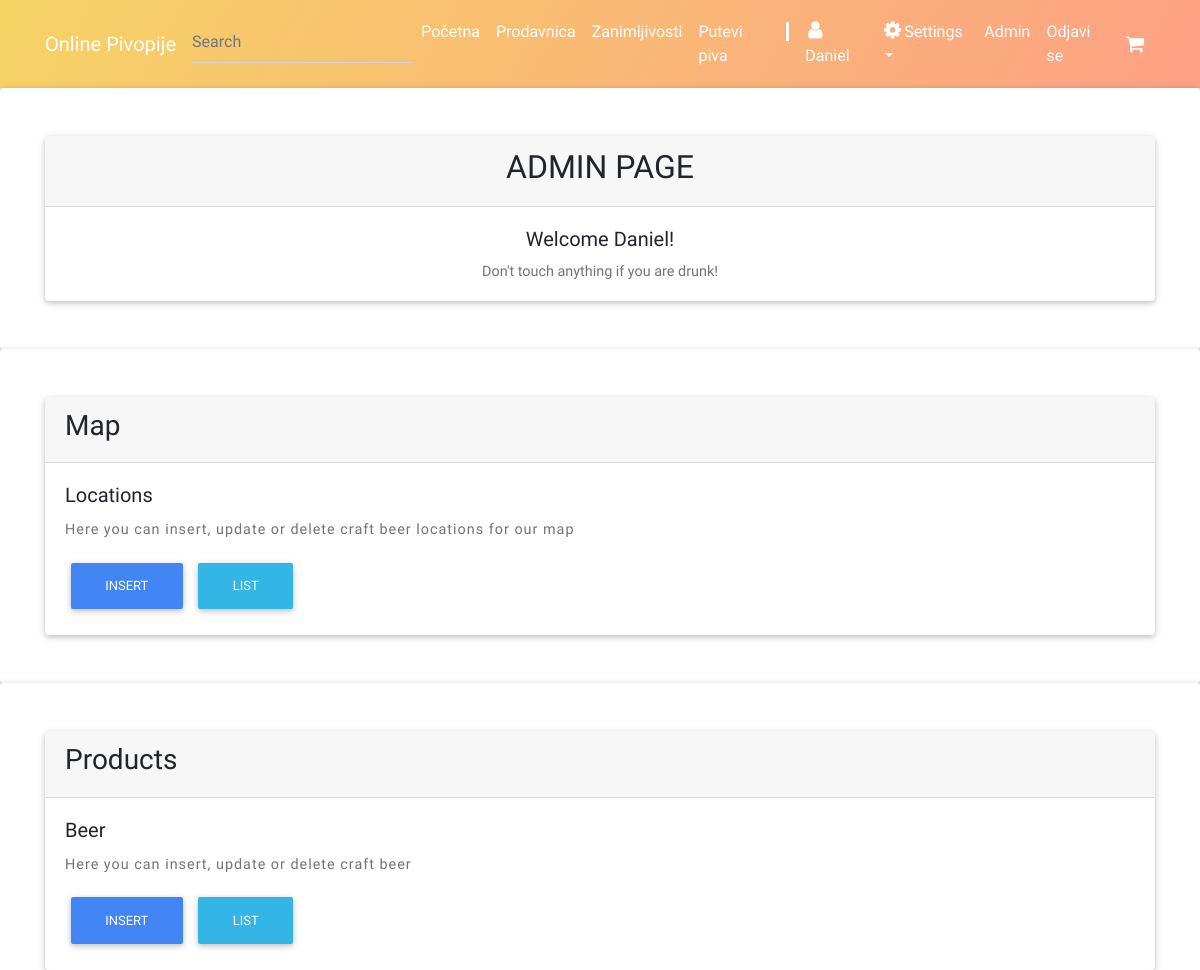
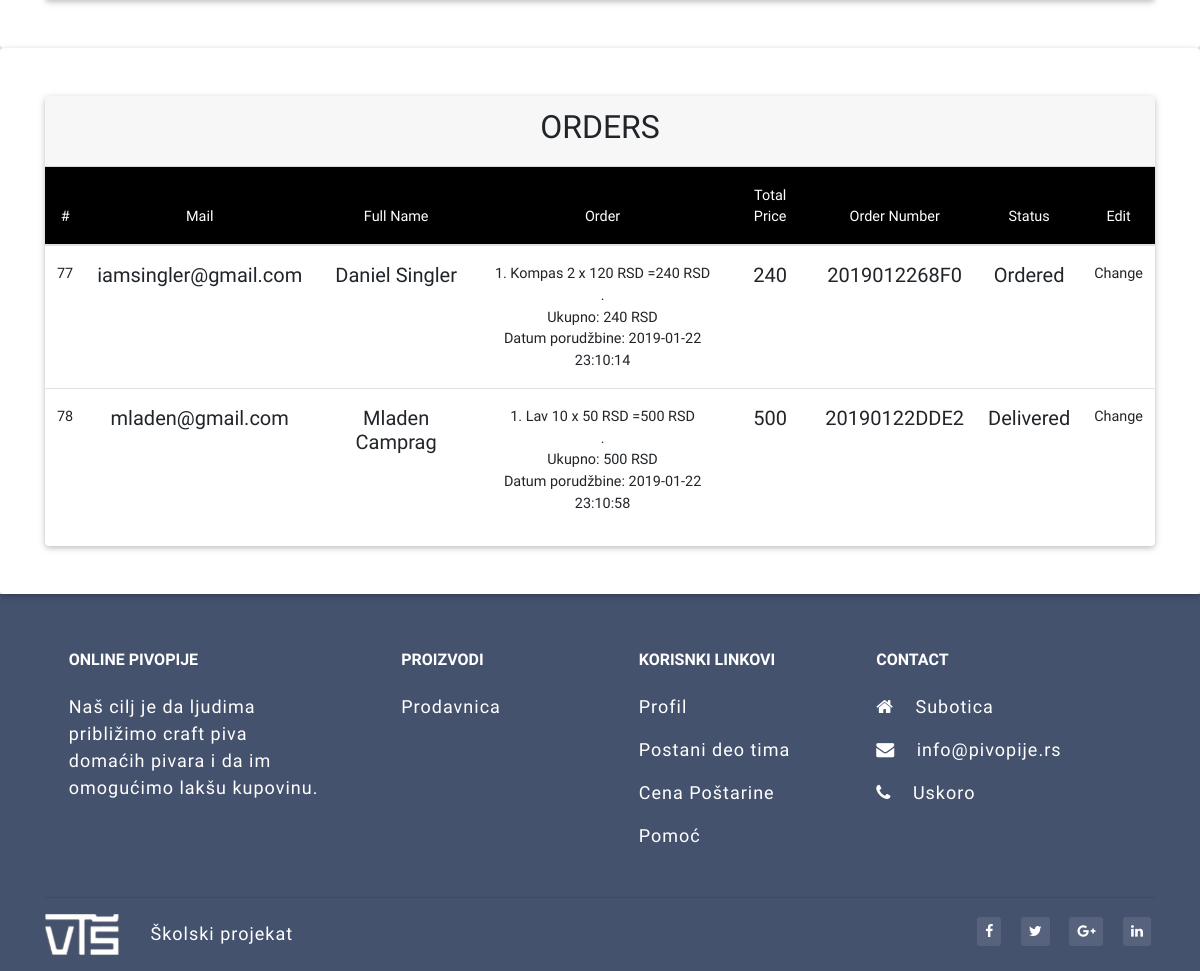
/admin.php (signed in), run on the app's committed database (2 pictures, top to bottom).
### tables this page shows
CREATE TABLE IF NOT EXISTS `users` (
  `id_user` int(11) NOT NULL AUTO_INCREMENT,
  `firstname` varchar(20) NOT NULL,
  `lastname` varchar(20) NOT NULL,
  `username` varchar(20) NOT NULL,
  `password` varchar(64) NOT NULL,
  `email` varchar(150) NOT NULL,
  `salt` varchar(32) NOT NULL,
  `joined` datetime NOT NULL,
  `photo` varchar(255) NOT NULL DEFAULT 'user.png',
  `group` int(11) NOT NULL,
  PRIMARY KEY (`id_user`)
);

CREATE TABLE IF NOT EXISTS `cart_order` (
  `id_cart_order` int(11) NOT NULL AUTO_INCREMENT,
  `id_user` int(11) NOT NULL,
  `date_time` datetime NOT NULL,
  `order_text` text,
  `total_price` float DEFAULT NULL,
  `status` enum('Ordered','In Progress','Delivered','') NOT NULL,
  `order_number` varchar(255) NOT NULL,
  PRIMARY KEY (`id_cart_order`),
  KEY `id_user` (`id_user`)
);

### classes/DB.php (called while the page is built, shortened)
<?php
class DB{
    private static $_instance = null;
    private $_pdo,
            $_query,
            $_error = false,
            $_results,
            $_count = 0;
    private function __construct(){
        try{
            $this ->_pdo = new PDO('mysql:host='.Config::get('mysql/host') . ';dbname=' . Config::get('mysql/db').";".Config::get('mysql/charset'),  Config::get('mysql/username'),Config::get('mysql/password'));
        }catch (PDOException $e){
            die($e->getMessage());
        }
    }
    public static function getInstance (){
        if(!isset(self::$_instance)){
            self::$_instance = new DB();
        }
        return self::$_instance;
    }
    public function query($sql, $params = array()){
        $this->_error = false;
        if($this->_query = $this->_pdo->prepare($sql)) {
            $x = 1;
            if (count($params)) {
                foreach ($params as $param) {
                    $this->_query->bindValue($x, $param);
                    $x++;
                }
            }
            if ($this->_query->execute()) {
                $this->_results = $this->_query->fetchAll(PDO::FETCH_OBJ);
                $this->_count = $this->_query->rowCount();
            } else {
                $this->_error = true;
            }
        }
        return $this;
    }
    public function action($action, $table, $where = array()){
        if(count($where) === 3){
            $operators = array('=', '!=', '>', '<', '>=', '<=');
            $field      = $where[0];
            $operator   = $where[1];
            $value      = $where[2];
            if(in_array($operator, $operators)){
                $sql = "{$action} FROM {$table} WHERE {$field} {$operator} ?";
                if(!$this->query($sql, array($value))->error()){
                    return $this;
                }
            }
        }
        return false;
    }
    public  function get($table, $where){
        return $this->action('SELECT *', $table, $where);
    }
    public function results(){
        return $this->_results;
    }
    public function first(){
        return $this->results()[0];
    }
    public function error(){
        return $this->_error;
    }
    public function count(){
        return $this -> _count;
    }
}

### classes/Config.php (called while the page is built)
<?php
class Config {
    public static function get($path = null){
        if($path){
            $config = $GLOBALS['config'];
            $path = explode('/', $path);
            foreach ($path as $bit){
                if(isset($config[$bit])){
                    $config = $config[$bit];
                }
            }
            return $config;
        }
        return false;
    }
}

### classes/User.php (called while the page is built, shortened)
<?php
class User{
    private $_db,
            $_data,
            $_sessionName,
            $_cookieName,
            $_isLoggedIn;
    public function  __construct($user = null){
        $this->_db = DB::getInstance();
        $this->_sessionName = Config::get('session/session_name');
        if(!$user){
            if(Session::exists($this->_sessionName)){
                $user = Session::get($this->_sessionName);
                if($this->find($user)){
                    $this->_isLoggedIn = true;
                }
            }
        }else{
            $this->find($user);
        }
    }
    public function find($user = null){
        if($user){
            $field = (is_numeric($user)) ? 'id_user' : 'email';
            $data = $this->_db->get('users',array($field, '=', $user));
            if($data->count()){
                $this->_data = $data->first();
                return true;
            }
        }
        return false;
    }
    public function hasPermission($key){
        $group = $this->_db->get('groups',array('id', '=', $this->data()->group));
        if($group->count()){
            $permissions = json_decode($group->first()->permissions, true);
            if($permissions[$key] == true){
                return true;
            }
        }
        return false;
    }
    public function data(){
        return $this->_data;
    }
    public function isLoggedIn(){
        return $this->_isLoggedIn;
    }
}

### classes/Session.php (called while the page is built, shortened)
<?php
class Session{
    public static function exists($name){
        return (isset($_SESSION[$name])) ? true : false;
    }
    public static function get($name){
        return $_SESSION[$name];
    }
}

### classes/Mobile.php (called while the page is built, shortened)
<?php
 class Mobile{
     private $mobile;
     public function isAndroidApp() {
         return $this -> mobile;
     }
 }

### functions/sanitize.php (called while the page is built)
<?php
function escape($string){
    return htmlentities($string, ENT_QUOTES, 'UTF-8');
}

### admin/admin_content.php (the view, shortened to what this page needs)
<?php
$username = $user -> data() -> username;
?>
<div class="card card-cascade wider reverse pt-5 text-center" >
    <div class="container pb-5">
        <div class="card animated fadeInDown">
            <div class="card-header">
                <h2>ADMIN PAGE</h2>
            </div>
            <div class="card-body">
                <h5 class="card-title">Welcome <?php echo $username ?>!</h5>
                <h3 class="card-text">Don't touch anything if you are drunk!</h3>
            </div>
        </div>
    </div>
</div>
<div class="card card-cascade wider reverse pt-5" >
    <div class="container pb-5">
        <div class="card animated fadeInUp">
            <div class="card-header">
                <h3>Map</h3>
            </div>
            <div class="card-body">
                <h5 class="card-title">Locations</h5>
                <p class="card-text">Here you can insert, update or delete craft beer locations for our map</p>
                <button type="button" class="btn btn-primary" data-toggle="modal" data-target="#insertLocationModal">Insert</button>
                <button type="button" id="listLocations" class="btn btn-info">List</button>
            </div>
        </div>
    </div>
</div>
<div class="card card-cascade wider reverse pt-5" >
    <div class="container pb-5">
        <div class="card animated fadeInUp">
            <div class="card-header">
                <h3>Products</h3>
            </div>
            <div class="card-body">
                <h5 class="card-title">Beer</h5>
                <p class="card-text">Here you can insert, update or delete craft beer</p>
                <button type="button" class="btn btn-primary" data-toggle="modal" data-target="#insertBeerModal">Insert</button>
                <button type="button" id="listBeers" class="btn btn-info">List</button>
            </div>
        </div>
    </div>
</div>
<div class="card card-cascade wider reverse pt-5 text-center" >
    <div class="container pb-5">
        <div class="card animated fadeInDown">
            <div class="card-header">
                <h2>ORDERS</h2>
            </div>
            <div class="table-responsive">
                <table class="table">
                    <thead class="black white-text">
                    <tr>
                        <th scope="col">#</th>
                        <th scope="col">Mail</th>
                        <th scope="col">Full Name</th>
                        <th scope="col">Order</th>
                        <th scope="col">Total Price</th>
                        <th scope="col">Order Number</th>
                        <th scope="col">Status</th>
                        <th>Edit</th>
                    </tr>
                    </thead>
                    <tbody>
                <?php
                $stmt = $con ->prepare("SELECT users.firstname, users.lastname, users.email,cart_order.order_text, cart_order.total_price, cart_order.id_cart_order, cart_order.status, cart_order.order_number FROM users LEFT JOIN cart_order ON users.id_user = cart_order.id_user");
                $stmt-> execute();
                if($stmt ->rowCount() > 0){
                    while ($row = $stmt ->fetch(PDO::FETCH_ASSOC)){
                        $email = $row['email'];
                        $lastname = $row['lastname'];
                        $firstname = $row['firstname'];
                        $cart_order = $row['order_text'];
                        $total_price = $row['total_price'];
                        $id_cart_order = $row['id_cart_order'];
                        $status = $row['status'];
                        $order_number = $row['order_number'];
                      ?>
                        <tr>
                            <th scope="row"><?php echo $id_cart_order;?></th>
                            <td><?php echo "<h5>".$email."</h5>"; ?></td>
                            <td><?php echo "<h5>".$firstname." ".$lastname."</h5>" ?></td>
                            <td> <?php echo $cart_order; ?></td>
                            <td><?php echo "<h5>".$total_price."</h5>";  ?></td>
                            <td><?php echo "<h5>".$order_number."</h5>"?></td>
                            <td><?php echo "<h5>". $status."</h5>"?></td>
                            <td>
                                <a class="formAnchor" id="a" href="edit_order.php?id=<?php echo $id_cart_order;?>">Change</a>
                            </td>
                        </tr>
                        <?php
                    }
                }
                ?>
                    </tbody>
                </table>
            </div>
            </div>
        </div>
    </div>

### includes/navigation.php (shortened to what this page needs)
<?php
require_once "classes/Mobile.php";
$user = new User();
$detect = new Mobile();
?>
    <header >
    <nav class="navbar  navbar-expand-lg navbar-dark scrolling-navbar sunny-morning-gradient">
        <div class="container">
            <a class="navbar-brand" href="index.php"><strong>Online Pivopije</strong></a>
            <div class="collapse navbar-collapse" id="navbarSupportedContent">
               <?php if($user->isLoggedIn()){ ?>
                        <div class="md-form my-0 pt-2 search-box">
                            <input class="form-control mr-sm-2" type="text" placeholder="Search" aria-label="Search">
                        </div>
                <?php } ?>
                <ul class="navbar-nav mr-auto">
                    <li class="nav-item">
                        <a class="nav-link" href="index.php">Početna</a>
                    </li>
                    <li class="nav-item">
                        <a class="nav-link" href="store.php">Prodavnica</a>
                    </li>
                    <li class="nav-item">
                        <a class="nav-link" href="interesting.php">Zanimljivosti</a>
                    </li>
                    <li class="nav-item">
                        <a class="nav-link" href="here_maps.php">Putevi piva</a>
                    </li>
                    <?php if($user->isLoggedIn()){ ?>
                        <?php if(!$detect -> isAndroidApp()) { ?>
                        <li class="nav-item">
                            <a class="nav-link"><span style="color: #fff; border-left:3px solid white"   ></span></a>
                        </li>
                        <?php } ?>
                        <li class="nav-item">
                            <a class="nav-link" href="profile.php?user=<?php echo escape($user->data()->username);  ?>"><i style=" font-size: 20px" class="fa fa-user" aria-hidden="true"></i><?php echo escape($user->data()->username);  ?></a>
                        </li>
                        <li class="nav-item dropdown">
                            <a class="nav-link dropdown-toggle" id="navbarDropdownMenuLink" data-toggle="dropdown" aria-haspopup="true"
                               aria-expanded="false"><i style=" font-size: 20px" class=" fa fa-gear" aria-hidden="true"></i>Settings</a>
                        </li>
                        <?php if($user -> hasPermission("admin")) { ?>
                            <li class="nav-item">
                                <a class="nav-link" href="admin.php">Admin</a>
                            </li>
                        <?php } ?>
                        <li class="nav-item">
                            <a class="nav-link" href="logout.php">Odjavi se</a>
                        </li>
                  <?php } ?>
                 <?php if (isset($_SESSION['user'])) { ?>
                </ul>
                <ul class="navbar-nav nav-flex-icons">
                    <li class="nav-item">
                        <a href="cart_content.php" class="nav-link size20"><i class="fa fa-shopping-cart"></i></a>
                    </li>
                </ul>
                <?php } ?>
            </div>
        </div>
    </nav>
    </header>

### data on the page
users: username "Daniel"
cart_order: id_cart_order "77", id_user.email "iamsingler@gmail.com", id_user.firstname "Daniel", id_user.lastname "Singler", order_text "1. Kompas 2 x 120 RSD = 240 RSD . Ukupno: 240 RSD Datum porudžbine: 2019-01-22 23:10:14", total_price "240", order_number "2019012268F0", status "Ordered"
cart_order: id_cart_order "78", id_user.email "mladen@gmail.com", id_user.firstname "Mladen", id_user.lastname "Camprag", order_text "1. Lav 10 x 50 RSD = 500 RSD . Ukupno: 500 RSD Datum porudžbine: 2019-01-22 23:10:58", total_price "500", order_number "20190122DDE2", status "Delivered"
